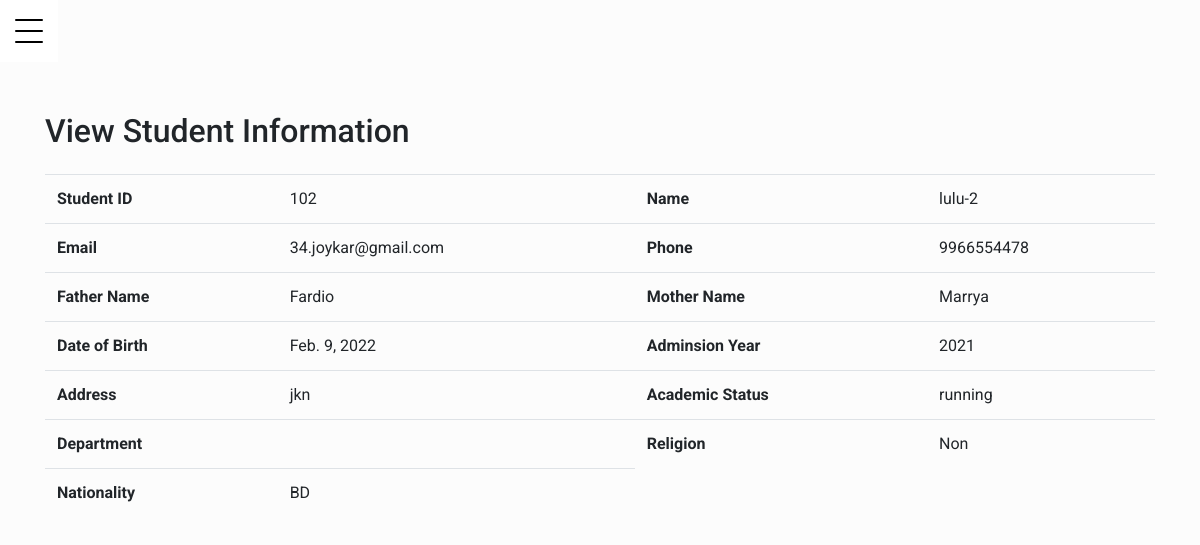
/student_portal/ (signed in), run on the app's committed database.
### std_portal/models.py (models this page shows, shortened)
class StudentRegistrationCollage(models.Model):
    ACD_STATUS = (
        ('','Select Status'),
        ('running','Running '),
        ('inactive','Inactive'),
    )
    GROUPS = (
        ('', 'Select Group'),
        ('science', 'Science'),
        ('commerce', 'Business Studies / Commerce'),
        ('arts', 'Humanities / Arts'),
    )
    user = models.OneToOneField(User, on_delete=models.CASCADE, null=True)
    student_id = models.BigIntegerField(null=True, unique=True)
    name = models.CharField(max_length=120, null=True)
    email = models.CharField(max_length=120, null=True)
    phone = models.BigIntegerField(null=True)
    fathername = models.CharField(max_length=120, blank=True, null=True)
    mothername = models.CharField(max_length=120, blank=True, null=True)
    dob = models.DateField(null=True)
    adminsion_year = models.CharField(max_length=50, null=True)
    address = models.TextField(max_length=120, null=True)
    academic_status = models.CharField(max_length=120, null=True, choices=ACD_STATUS)
    group = models.CharField(max_length=120, null=True, choices=GROUPS)
    religion = models.CharField(max_length=120, null=True)
    nationality = models.CharField(max_length=120, null=True)
    profile_picture = models.ImageField(upload_to= 'profile_image', null=True, blank=True)
    class Meta:
        verbose_name = 'Registration (HSC)'
        verbose_name_plural = 'Registration (HSC)'

### std_portal/views.py (the view)
# urls.py: path('',views.index_view,name='home'),
@login_required(login_url='login')
def index_view(request):
    if hasattr(request.user, 'studentregistrationuni' ):
        studentObj = request.user.studentregistrationuni
    elif hasattr(request.user, 'studentregistrationcollage' ):
        studentObj = request.user.studentregistrationcollage
    else:
        return redirect('login')
    context = {
        'studentObj':studentObj
    }
    return render(request,'std_portal/index.html', context)

### std_portal/custom_context_processor.py (called while the page is built)
def get_profile_image(request):
    student = ''
    if hasattr(request.user, 'studentregistrationuni' ):
        student = 'uni'
    elif hasattr(request.user, 'studentregistrationcollage'):
        student = 'clg'
    context = {
        'student': student
    }
    return context

### std_portal/templates/std_portal/index.html
{% extends 'std_portal/base.html' %}
{% load static %}
{% block main %}
<div class="row justify-content-center">
  <div class="col-md-12 mb-3">
    <h2>View Student Information</h2>
  </div>
  <div class="col-md-12 table-responsive">
    <table class="table" style="white-space: nowrap;">
      <tbody>
        <tr>
          <th scope="col">Student ID</th>
          <td>{{ studentObj.student_id }}</td>
          <th scope="col">Name</th>
          <td>{{ studentObj.name }}</td>
        </tr>
        <tr>
          <th scope="col">Email</th>
          <td>{{ studentObj.email }}</td>
          <th scope="col">Phone</th>
          <td>{{ studentObj.phone }}</td>
        </tr>
        <tr>
          <th scope="col">Father Name</th>
          <td>{{ studentObj.fathername }}</td>
          <th scope="col">Mother Name</th>
          <td>{{ studentObj.mothername }}</td>
        </tr>
        <tr>
          <th scope="col">Date of Birth</th>
          <td>{{ studentObj.dob }}</td>
          <th scope="col">Adminsion Year</th>
          <td>{{ studentObj.adminsion_year }}</td>
        </tr>
        <tr>
          <th scope="col">Address</th>
          <td>{{ studentObj.address }}</td>
          <th scope="col">Academic Status</th>
          <td>{{ studentObj.academic_status }}</td>
        </tr>
        <tr>
          <th scope="col">Department</th>
          <td>{{ studentObj.department }}</td>
          <th scope="col">Religion</th>
          <td>{{ studentObj.religion }}</td>
        </tr>
        <tr>
          <th scope="col">Nationality</th>
          <td>{{ studentObj.nationality }}</td>
        </tr>
      </tbody>
    </table>
  </div>
  {% endblock main %}

### static/assets/std_portal/css/style.css (style rules this page uses)
body { font-family: "Roboto", -apple-system, BlinkMacSystemFont, "Segoe UI", Roboto, "Helvetica Neue", Arial, "Noto Sans", sans-serif, "Apple Color Emoji", "Segoe UI Emoji", "Segoe UI Symbol", "Noto Color Emoji"; background-color: #fcfcfc; }
h1, h2, h3, h4, h5, h6, .h1, .h2, .h3, .h4, .h5, .h6 { font-family: "Roboto", -apple-system, BlinkMacSystemFont, "Segoe UI", Roboto, "Helvetica Neue", Arial, "Noto Sans", sans-serif, "Apple Color Emoji", "Segoe UI Emoji", "Segoe UI Symbol", "Noto Color Emoji"; }
body { position: relative; }
body:before { position: fixed; content: ""; z-index: 1; top: 0; left: 0; right: 0; bottom: 0; background-color: rgba(0, 0, 0, 0.25); opacity: 0; visibility: hidden; -webkit-transition: .3s all ease-in-out; transition: .3s all ease-in-out; }

### data on the page
StudentRegistrationCollage: student_id "102", name "lulu-2", email "34.joykar@gmail.com", phone "9966554478", fathername "Fardio", mothername "Marrya", dob "Feb. 9, 2022", adminsion_year "2021", address "jkn", academic_status "running", religion "Non", nationality "BD"
